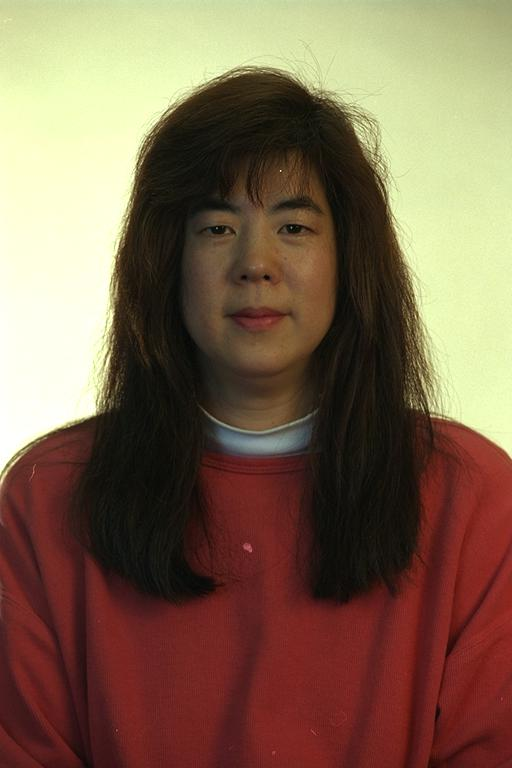
#> input picture 00020_931230_fa.ppm.jpg, 512 x 768 px, found by its file name
$ jupyter execute --allow-errors FaceDetectionUsingCascadeClassifier.ipynb   (shell and % lines are left out)
#> lines starting #> are read from the running program, lines starting #| are printed output that depends on the picture; after the words box and inside, x2 and y2 are one past the last pixel; in counts of white or black regions, pixels touching at a corner belong together
**Face detection using pre-trained cascade classifier**

**Overview**

Face detection is a problem in computer vision of locating and localizing one or more faces in a photograph.
Here we will explore following topics:

* Face Detection
*  Test Photographs

*   Face Detection With OpenCV
*   Face Detection With Deep Learning

Locating a face in a photograph refers to finding the coordinate of the face in the image, whereas localization refers to demarcating the extent of the face, often via a bounding box around the face.

There are perhaps two main approaches to face recognition: feature-based methods that use hand-crafted filters to search for and detect faces, and image-based methods that learn holistically how to extract faces from the entire image.

[cell 1]
import matplotlib.pyplot as plt

[cell 2]
# check opencv version
import cv2
from google.colab.patches import cv2_imshow
# print version number
print(cv2.__version__)

#> (a cell that did not finish here is left out)

[cell 4]
# load the pre-trained model
classifier = cv2.CascadeClassifier('/content/haarcascade_frontalface_default.xml')

[cell 5]
# load the photograph
pixels = cv2.imread('/content/00020_931230_fa.ppm.jpg')
#> pixels is the input picture: shape (768, 512, 3); mean B, G, R 78.9, 101, 125

[cell 6]
# perform face detection
bboxes = classifier.detectMultiScale(pixels)
#> bboxes = [[153, 152, 209, 209]]
# print bounding box for each detected face
for box in bboxes:
  print(box)
  x,y,height,width=box
  x2, y2 = x + width, y + height
  cv2.rectangle(pixels, (x, y), (x2, y2), (0,255,255), 1)
#> this loop made 1 pass
#> (x, y, height, width, x2, y2) on pass 1: (153, 152, 209, 209, 362, 361)
#| [153 152 209 209]
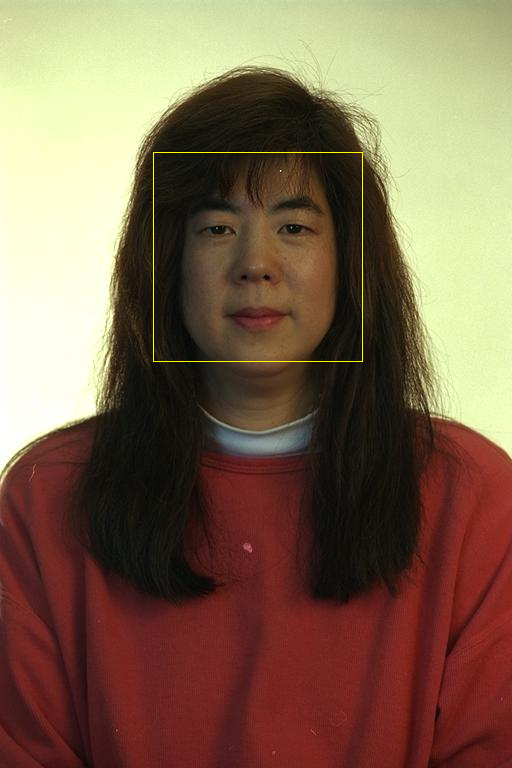
#> pixels: shape (768, 512, 3); 0.21% of pixels changed, all inside (x1, y1, x2, y2) = (153, 152, 363, 362)

cv2_imshow(pixels)
# keep the window open until we press a key
cv2.waitKey(0)
# close the window
cv2.destroyAllWindows()


$ run again, with wrinkledFace.jpg copied over 00020_931230_fa.ppm.jpg
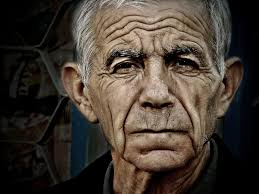
#> input picture wrinkledFace.jpg, 259 x 194 px, found by its file name
#> pixels is the input picture: shape (194, 259, 3); mean B, G, R 49.5, 58.4, 68
#> bboxes = [[80, 8, 147, 147]]
#> the loop `for box in bboxes:` made 1 pass
#> (x, y, height, width, x2, y2) on pass 1: (80, 8, 147, 147, 227, 155)
#> (printed output is left out)
#> after the loop `for box in bboxes:`:
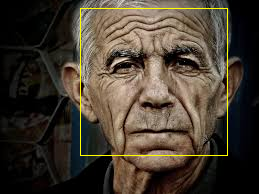
#> pixels: shape (194, 259, 3); 1.17% of pixels changed, all inside (x1, y1, x2, y2) = (80, 8, 228, 156)
